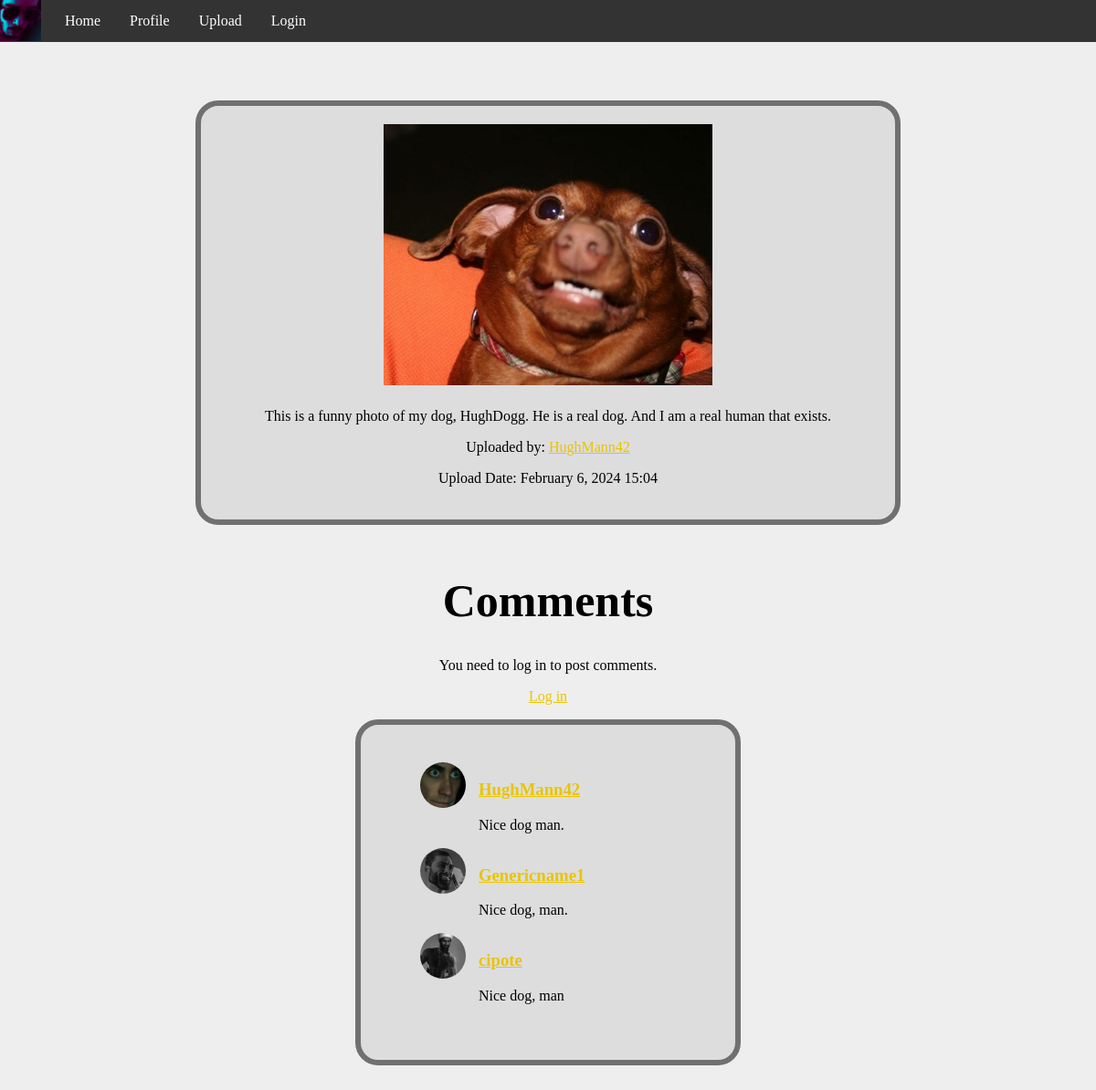
Before: /submission/7/ with the older database file.
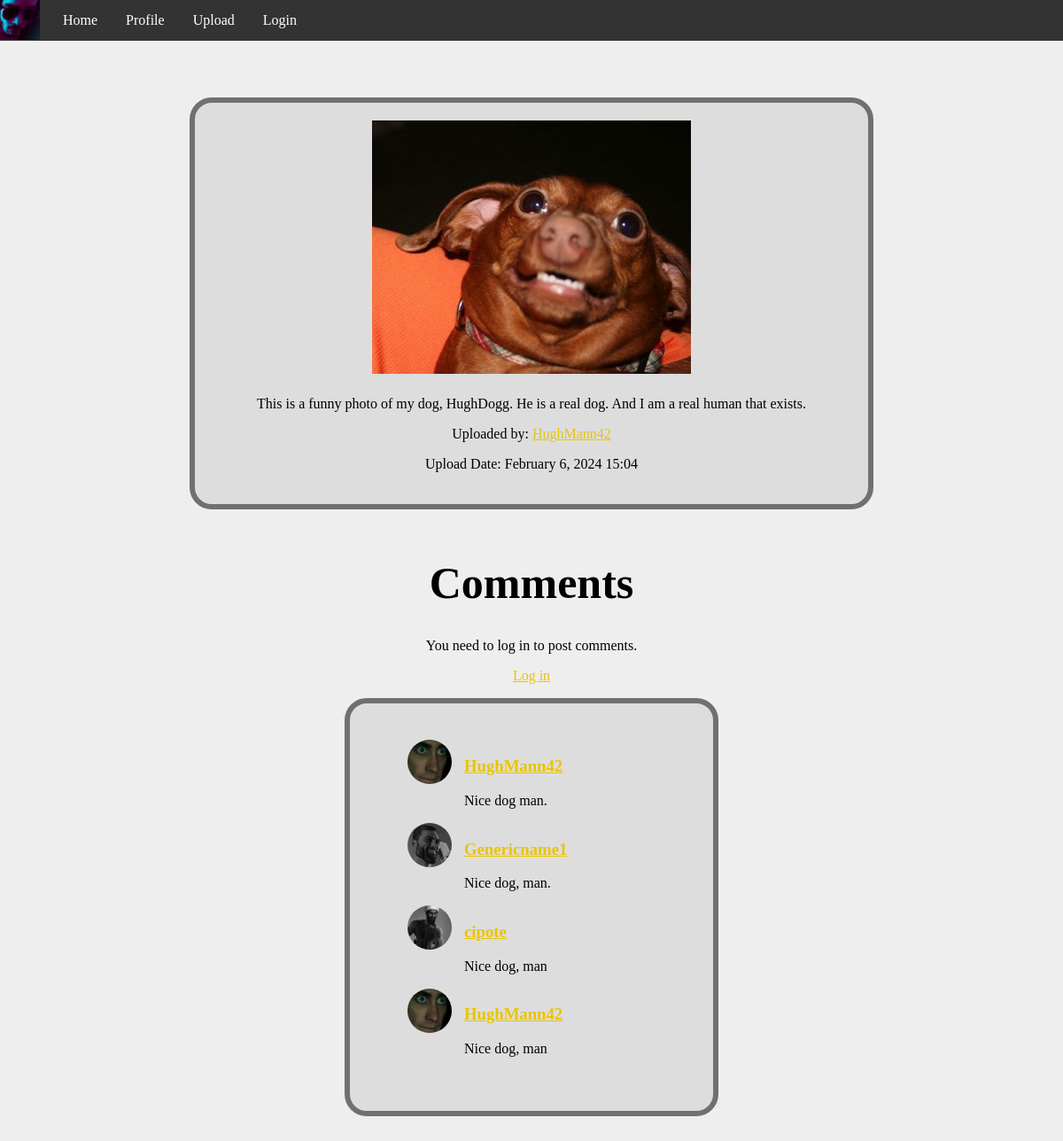
After: the same page with the newer database file.
### PhotoApp/models.py (models this page shows)
class Comment(models.Model):
    user = models.ForeignKey(UserProfile, on_delete=models.CASCADE)
    image_submission = models.ForeignKey(ImageSubmission, on_delete=models.CASCADE)
    date = models.DateTimeField(auto_now_add=True)
    text = models.TextField()

class UserProfile(models.Model):
    user = models.OneToOneField(User, on_delete=models.CASCADE)
    profile_image = models.ImageField(upload_to='profile_images/', blank=True, default="images/defaultimg.png")
    creation_date = models.DateTimeField(auto_now_add=True)
    short_description = models.TextField(max_length=255)
    social_links = models.TextField(blank=True)

### PhotoApp/views.py (the view)
# urls.py: path('submission/<int:submission_id>/', image_submission_detail_view, name='image_submission_detail'),
def image_submission_detail_view(request, submission_id):
    image_submission = get_object_or_404(ImageSubmission, id=submission_id)
    image_comments = Comment.objects.filter(image_submission=image_submission)
    if request.method == 'POST':
        form = CommentForm(request.POST)
        if form.is_valid():
            if request.user.is_authenticated:
                comment = form.save(commit=False)
                comment.user = request.user.userprofile
                comment.image_submission = image_submission
                comment.save()
                return redirect('image_submission_detail', submission_id=submission_id)
    else:
        form = CommentForm()
    context = {
        'image_submission': image_submission,
        'image_comments': image_comments,
        'form': form,
    }
    return render(request, 'PhotoApp/submissiondetail.html', context)

### PhotoApp/templates/PhotoApp/submissiondetail.html (shortened to what this page needs)
{% extends 'PhotoApp/base.html' %}
{% block content %}
<div class="center-horizontal">
    <div class="gray-container">
            <img class ="submission-image" src="{{ image_submission.image.url }}" alt="{{ image_submission.description }}">
            <p>{{ image_submission.description }}</p>
            <p>Uploaded by: <a href="{% url 'detail_profile' image_submission.user.user %}">{{ image_submission.user.user }}</a></p>
            <p>Upload Date: {{ image_submission.creation_date|date:"F j, Y H:i" }}</p>
    </div>
</div>
<div class="center-horizontal">
    <div class="comment-section" >
        <h1 style="padding: 0px; font-size: 50px">Comments</h2>
    </div>
    {% if user.is_authenticated %}
        <h1>Write a comment here</h1>
        <form method="post" class="comment-form">
            {% csrf_token %}
            {{ form.text }}
            <br>
            <button type="submit">Post Comment</button>
        </form>
    {% else %}
        <p>You need to log in to post comments.</p>
        <p><a href="{% url 'login_view' %}">Log in</a></p>
    {% endif %}
</div>
<div class="center-horizontal">
    <div class="comment-container">
    <div class="comment-section">
    <ul class="comment-list">
        {% for comment in image_comments %}
            <li class="comment-item">
                <div class="comment-content">
                    <div class="profile-icon-container">
                        <img class="profile-icon" src="{{ comment.user.profile_image.url }}">
                    </div>
                    <div class="comment-text">
                        <h3><a href="{% url 'detail_profile' comment.user.user %}">{{ comment.user.user.username }}</a></h3>
                        <p>{{ comment.text }}</p>
                    </div>
                </div>
            </li>
        {% endfor %}
    </ul>
</div>
</div>
</div>
{% endblock %}

Changed rows visible on the page:
added Comment: user.profile_image (picture), user.user.username "HughMann42", text "Nice dog, man"
